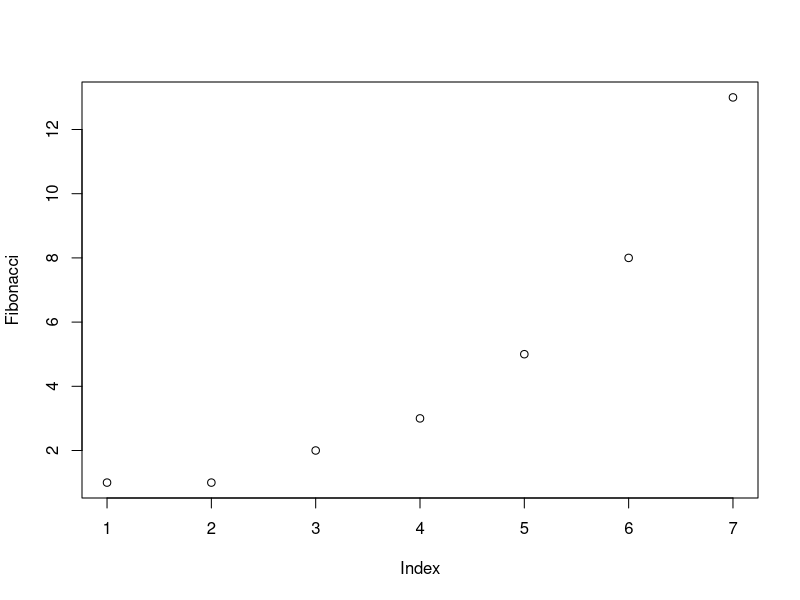
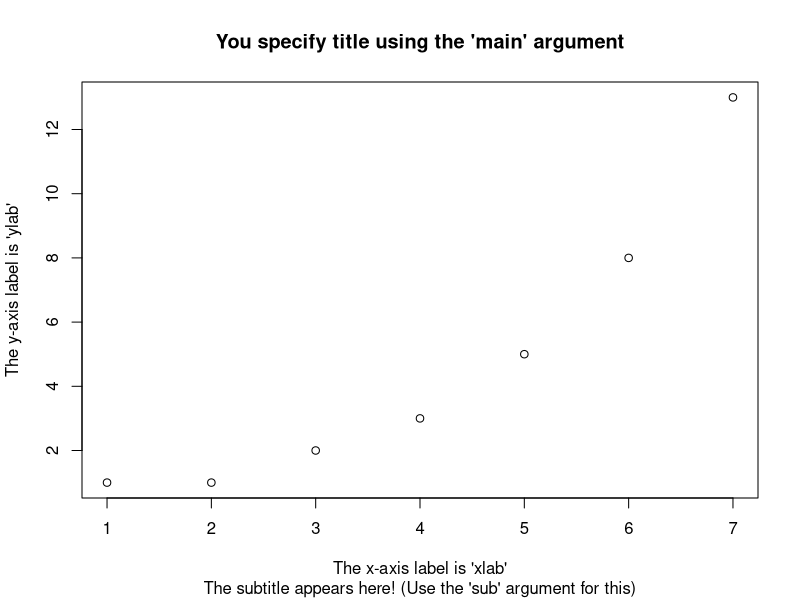
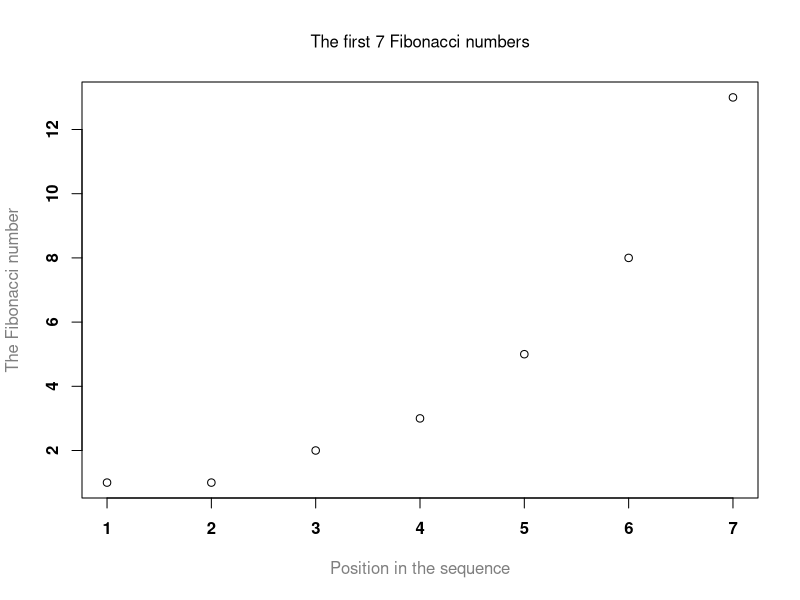
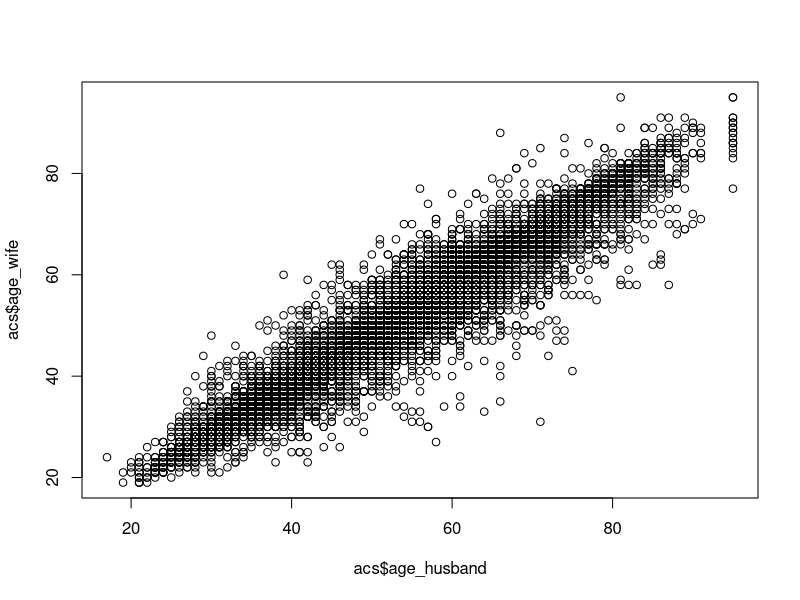
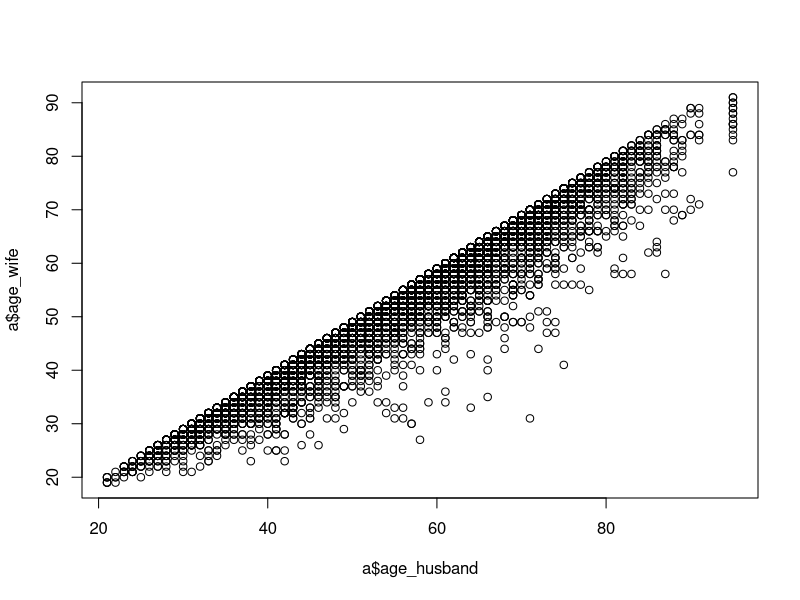
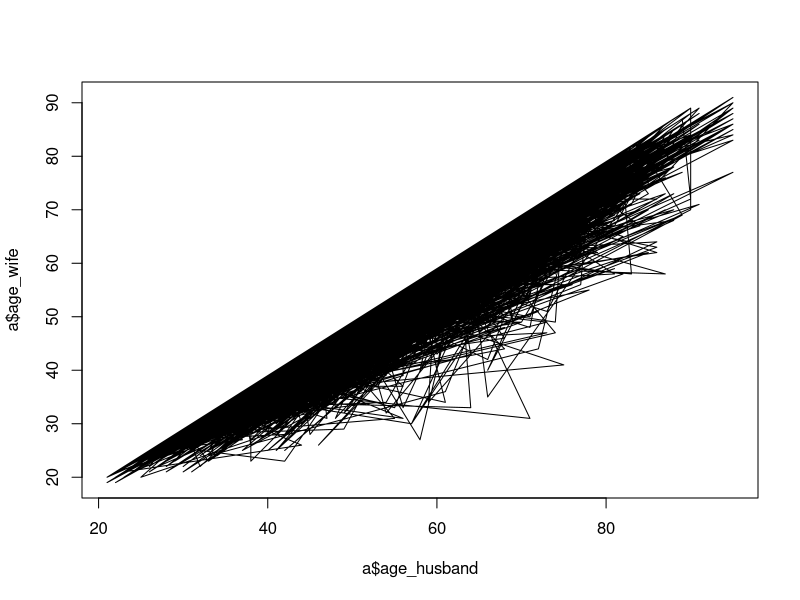
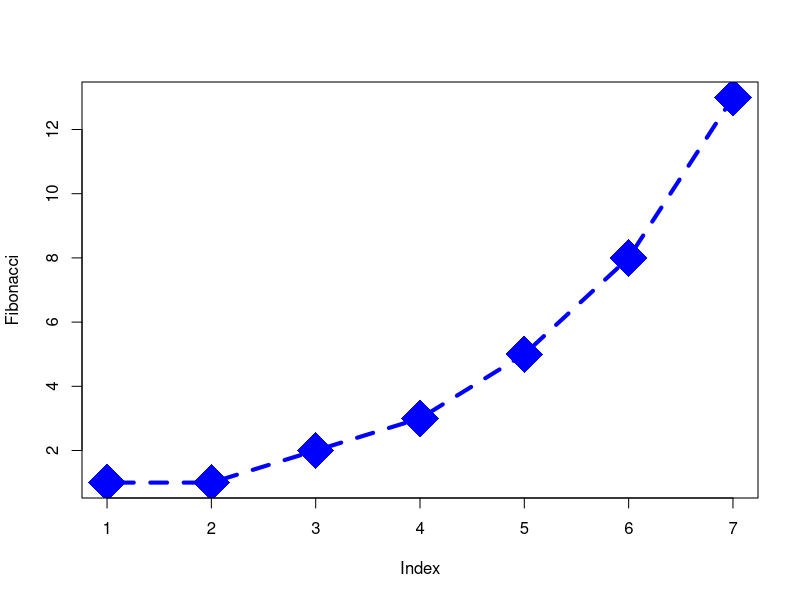
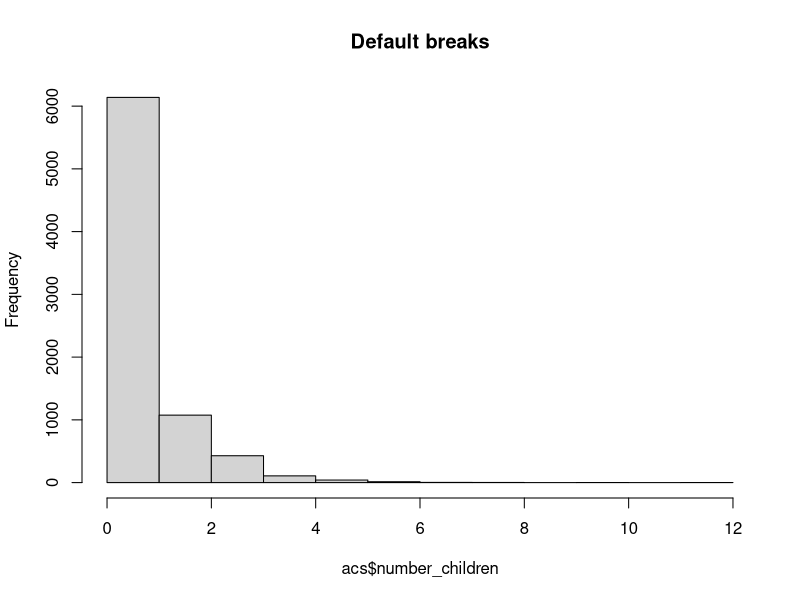

Generate these figures, in order, with R:
#############################
### R workshop 2 ###########
### 2020/09      ###########
############################

#Topics:
#load datasets
#random number generation
#log transformation
#make graphs

##############################
#### load your data #########
##############################

#download the dataset to your computer
#acs <- read.csv(url("http://stat511.cwick.co.nz/homeworks/acs_or.csv"))
getwd()
setwd("/Users/ruqin/RTeaching")
acs <- read.csv("acs_or.csv", header = TRUE)

#View
View(acs)
acs$age_husband
acs[1,3]
names(acs)
colnames(acs)
a <- subset(acs , age_husband > age_wife)
?subset

#describe the dataset
summary(acs)
#For mean of any column
mean(acs$age_husband)
#Median
median(acs$age_husband)
# Quantile 
quantile(acs$age_wife)
#Variance 
var(acs$age_wife)
#Standard Deviation 
sd(acs$age_wife)


#extrat random rows
b <- acs[sample(nrow(acs), 3), ]
b <- acs[sample(nrow(acs), 10), ]
sample(100,5)
b <- acs[1:5,]
b

##############################
#### graphs     #######
##############################

Fibonacci <- c( 1,1,2,3,5,8,13 )
plot( Fibonacci )

plot( x = Fibonacci,
      main = "You specify title using the 'main' argument",
      sub = "The subtitle appears here! (Use the 'sub' argument for this)",
      xlab = "The x-axis label is 'xlab'",
      ylab = "The y-axis label is 'ylab'" 
)

plot( x = Fibonacci,                           # the data to plot
      main = "The first 7 Fibonacci numbers",  # the title
      xlab = "Position in the sequence",       # x-axis label
      ylab = "The Fibonacci number",           # y-axis 
      font.main = 1,
      cex.main = 1,
      font.axis = 2,
      col.lab = "gray50" )


#built in plot
plot(x = acs$age_husband , y = acs$age_wife, type = 'p')
plot(x = a$age_husband , y = a$age_wife, type = 'p')
plot(x = a$age_husband , y = a$age_wife, type = 'l')
?plot

# type = "p". Draw the points only.
# type = "l". Draw a line through the points.
# type = "o". Draw the line over the top of the points.
# type = "b". Draw both points and lines, but don’t overplot.
# type = "h". Draw “histogram-like” vertical bars.
# type = "s". Draw a staircase, going horizontally then vertically.
# type = "S". Draw a Staircase, going vertically then horizontally.
# type = "c". Draw only the connecting lines from the “b” version.
# type = "n". Draw nothing. (Apparently this is useful sometimes?)

plot( x = Fibonacci,
      type = "b",
      col = "blue",
      pch = 18,
      cex=5,
      lty=2,
      lwd=4)

#histogram
hist(acs$number_children, main='Default breaks')
hist(acs$number_children, breaks = 0:20, main='Breaks = 20')
hist(acs$number_children, breaks=c(0,2,4,6,8,10,12,14), main="Breaks is a vector")
hist(acs$number_children, breaks=seq(0,13,by=1), labels=TRUE,main="Breaks is a sequence function")

counts <- table(acs$bedrooms)
barplot(counts, main="Bedrooms Distribution",  xlab="Number of Bedrooms")
barplot(counts,
        main="Bedrooms Distribution", 
        xlab="Number of Bedrooms",
        las=2,
        density = 10,
        angle = 20)


plot(x = acs$number_children,
     y = acs$bedrooms)

plot(x = acs$age_husband,
     y = acs$age_wife)

plot(
x = acs$age_husband,
y = acs$age_wife,
xlab = "Husband age",        # x-axis label
ylab = "Wife age",   # y-axis label
xlim = c(10,100),                   # scale the x-axis
ylim = c(10,100),                  # scale the y-axis
pch = 20,                         # change the plot type
col = "gray50",                   # dim the dots slightly
frame.plot = FALSE                # don't draw a box
)
